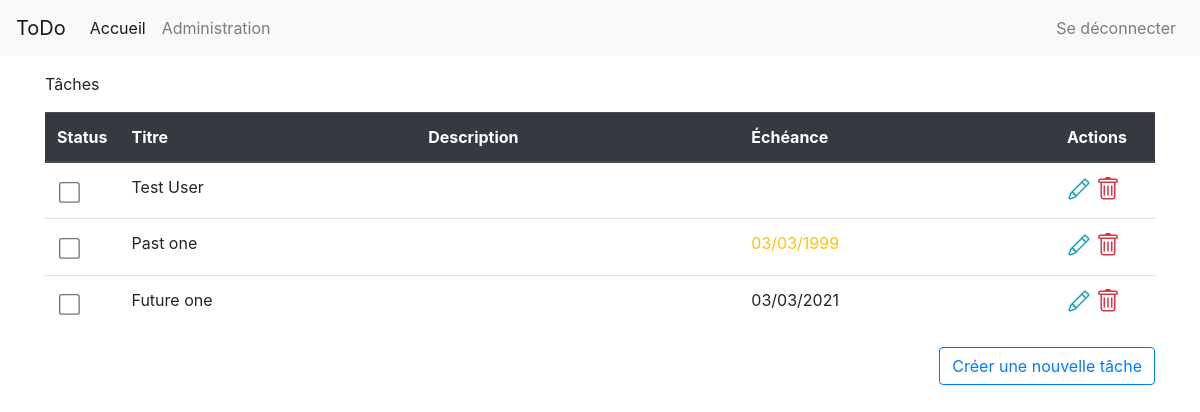
/list (signed in), run on the app's committed database.
### app/models/task.py (models this page shows, shortened)
class Task(db.Model):
    __tablename__ = 'tasks'
    id              = db.Column(db.Integer, primary_key=True)
    title           = db.Column(db.String(50), nullable=False)
    description     = db.Column(db.String(300), nullable=True)
    due_date        = db.Column(db.DateTime(), nullable=True)
    status          = db.Column(db.Boolean(), nullable=False, default=False)
    user_id         = db.Column(db.Integer, db.ForeignKey('users.id'))

### app/routes/todo.py (the view)
@app.route('/list')
@login_required
def listing():
    return render_template('todo/list.html.j2', tasks = TaskDataAccess.get_tasks(current_user.get_id()), datetime = datetime)

### app/__init__.py (called while the page is built)
@login_manager.user_loader
def load_user(userid):
    return User.query.get(int(userid))

### app/data/taskDataAccess.py (called while the page is built)
    def get_tasks(user_id):
        return Task.query.filter_by(user_id = user_id).all()

### app/templates/todo/list.html.j2 (shortened to what this page needs)
{% from "todo/macro/user.html.j2" import user_info with context %}
{% extends "layout.html.j2" %}
{% block body %}
    <div class="row">
        <div class="col-md">
            <p>Tâches<p>
        </div>
    </div>
    <div class="row">
        <div class="col-md-12">
            <table class="table">
                <thead class="thead-dark">
                    <tr>
                        <th scope="col">Status</th>
                        <th scope="col">Titre</th>
                        <th scope="col">Description</th>
                        <th scope="col">Échéance</th>
                        <th scope="col">Actions</th>
                    </tr>
                </thead>
                <tbody>
                    {% for task in tasks %}
                        <tr>
                            <td>
                                {% if user %}
                                    <a class="text-{{ 'secondary' if task.status == 0 else 'success' }}" href="/admin/{{ user.id }}/status/{{ task.id }}">
                                {% else %}
                                    <a class="text-{{ 'secondary' if task.status == 0 else 'success' }}" href="/status/{{ task.id }}">
                                {% endif %}
                                {% if task.status == 0 %}
                                    <svg class="bi bi-square" width="1em" height="1em" viewBox="0 0 16 16" fill="currentColor" xmlns="http://www.w3.org/2000/svg">
                                            <path fill-rule="evenodd" d="M14 1H2a1 1 0 00-1 1v12a1 1 0 001 1h12a1 1 0 001-1V2a1 1 0 00-1-1zM2 0a2 2 0 00-2 2v12a2 2 0 002 2h12a2 2 0 002-2V2a2 2 0 00-2-2H2z" clip-rule="evenodd"/>
                                    </svg>
                                {% endif %}
                            </td>
                            <td>
                                {{ task.title }}
                            </td>
                            <td>
                            </td>
                            <td>
                                {% if task.due_date != None %}
                                    <span class="{{ 'text-warning' if task.due_date < datetime.datetime.now() else '' }}">
                                        {{ task.due_date.strftime('%d/%m/%Y') }}
                                    </span>
                                {% endif %}
                            </td>
                            <td>
                                {% if user %}
                                    <a class="text-info" href="/admin/{{ user.id }}/edit/{{ task.id }}">
                                {% else %}
                                    <a class="text-info" href="/edit/{{ task.id }}">
                                {% endif %}
                                </a>
                                {% if user %}
                                    <a class="text-danger" href="/admin/{{ user.id }}/delete/{{ task.id }}">
                                {% else %}
                                    <a class="text-danger" href="/delete/{{ task.id }}">
                                {% endif %}
                                </a>
                            </td>
                        </tr>
                    {% endfor %}
                </tbody>
            </table>
        </div>
        <div class="col-md-12 text-right">
            {% if user %}
                <a class="btn btn-outline-primary" href="/admin/{{ user.id }}/add">
            {% else %}
                <a class="btn btn-outline-primary" href="/add">
            {% endif %}
                Créer une nouvelle tâche
            </a>
        </div>
    </div>
{% endblock %}

### app/static/css/style.css (style rules this page uses)
html, body { height: 100%; margin: 0; padding-top: 0.1px; font-family: -apple-system, BlinkMacSystemFont, "Segoe UI", "Roboto", "Helvetica Neue", Arial, sans-serif, "Apple Color Emoji", "Segoe UI Emoji", "Segoe UI Symbol"; }
table .text-success svg, table .text-danger svg, table .text-info svg, table .text-dark svg, table .text-warning svg { font-size: 1.5rem; }
table .text-secondary { font-size: 1.3rem; position: relative; left: 2px; }
table tr th:first-of-type { width: 50px; }
table tr th:last-of-type { width: 100px; }

### data on the page
Task: status False (drawn), title "Test User"
Task: status False (drawn), title "Past one", due_date "03/03/1999"
Task: status False (drawn), title "Future one", due_date "03/03/2021"

### other printed values
{{ text }} "Accueil"
{{ text }} "Administration Se déconnecter"
